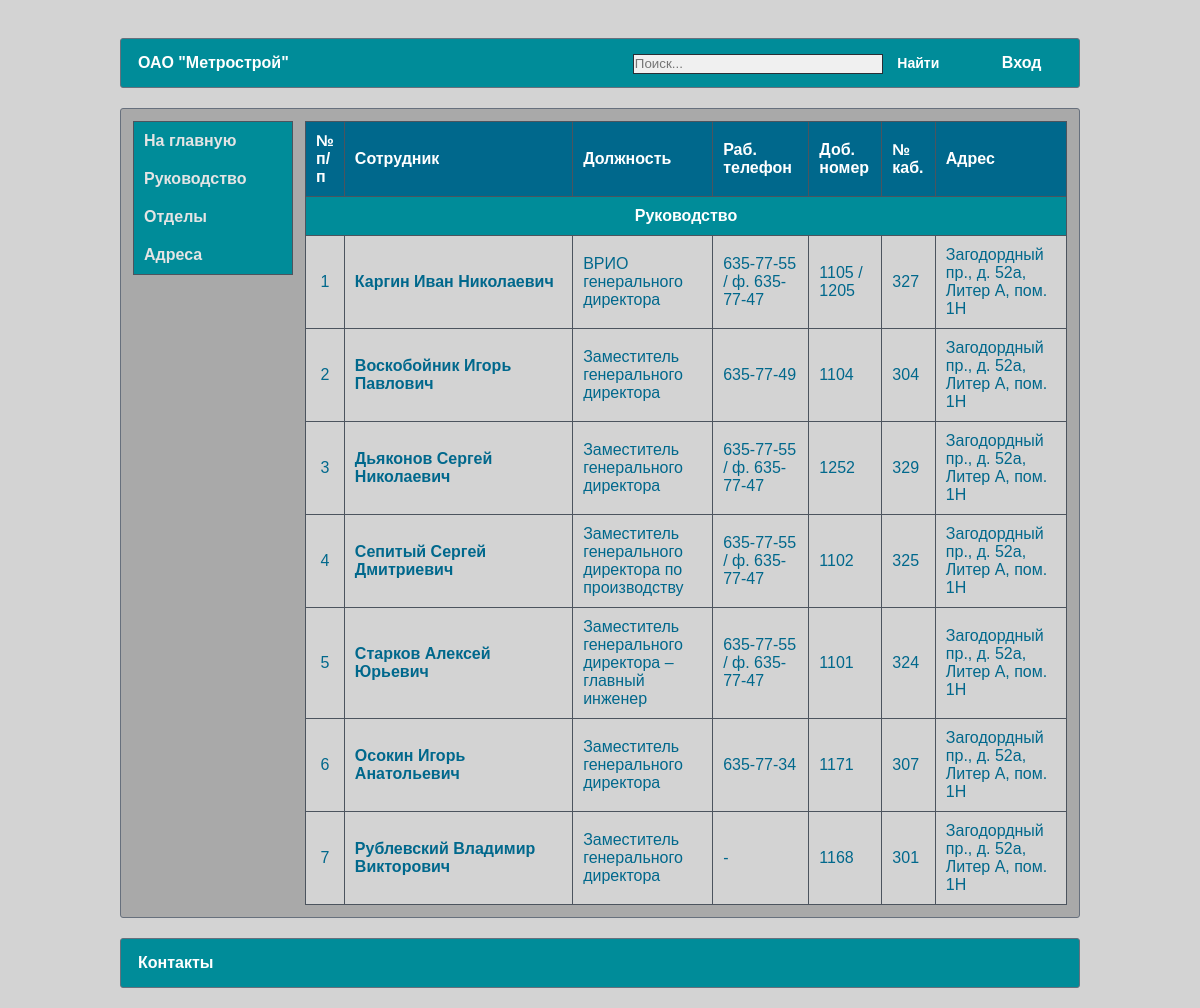
Page /governance/ on the committed database.
### catalog/models.py (models this page shows, shortened)
class Department(models.Model):
    name = models.TextField(max_length=150, verbose_name="Наименование отдела/подзразделения")
    short_name = models.CharField(max_length=50, verbose_name="Сокращенное название", null=True, blank=True)
    adress = models.ForeignKey('AdressDepartment', on_delete=models.SET_NULL, verbose_name="Местонахождение", null=True, blank=True)
    priority = models.IntegerField(verbose_name="Приоритет", null=False, blank=False, default=1)
    class Meta:
        ordering = ["priority"]

class Employee(models.Model):
    surname = models.CharField(max_length=30, verbose_name='Фамилия')
    name = models.CharField(max_length=30, verbose_name='Имя')
    patronymic = models.CharField(max_length=30, verbose_name='Отчество', null=True, blank=True)
    position = models.TextField(max_length=100, verbose_name='Должность', null=True, blank=True)
    department = models.ForeignKey('Department', on_delete=models.SET_NULL, verbose_name='Отдел/подзразделение', null=True, blank=True)
    phone_work = models.CharField(max_length=15, verbose_name='Рабочий телефон', null=True, blank=True)
    phone_work_additional = models.CharField(max_length=10, verbose_name='Добавочный номер', null=True, blank=True)
    phone_mob = models.CharField(max_length=30, verbose_name='Мобильный телефон', null=True, blank=True)
    email = models.EmailField(null=True, blank=True)
    office = models.CharField(max_length=10, verbose_name='№ кабинета', null=True, blank=True)
    dob = models.CharField(max_length=20, verbose_name='Дата рождения', null=True, blank=True)
    class Meta:
        ordering = ["id"]
    def get_absolute_url(self):
        return reverse('employee', args=[str(self.id)])
    def __str__(self):
        full_name = self.surname + " " + self.name
        if self.patronymic:
            full_name += " " + self.patronymic
        return full_name

class AdressDepartment(models.Model):
    street = models.CharField(max_length=30, verbose_name="Улица")
    building = models.CharField(max_length=10, verbose_name="Дом/Строение")
    letter = models.CharField(max_length=20, verbose_name="Корпус/Литера", null=True, blank=True)
    room = models.CharField(max_length=20, verbose_name="Помещение", null=True, blank=True)
    class Meta:
        ordering = ["street"]
    def __str__(self):
        full_adress = self.street + ", " + self.building
        if self.letter:
            full_adress += ", " + self.letter
        if self.room:
            full_adress += ", " + self.room
        return full_adress

### catalog/views.py (the view)
# urls.py: path('governance/', GovernanceView.as_view(), name='governance'),
class GovernanceView(View):
    def get(self, request):
        employees = Employee.objects.all()
        departments = Department.objects.filter(name='Руководство')
        context = {"employees": employees, "departments": departments}
        return render(request, 'catalog/index.html', context)

### templates/catalog/index.html (shortened to what this page needs)
{% extends "catalog/base.html" %}
{% load static %}
{% block content %}
        <table class="bordered">
            <thead>
            <tr>
                <th>№ п/п</th>
                <th>Сотрудник</th>
                <th>Должность</th>
                <th>Раб. телефон</th>
                <th>Доб. номер</th>
                <th>№ каб.</th>
                <th>Адрес</th>
            </tr>
            </thead>
            <tbody>
            {% for department in departments %}
                <tr>
                    <td colspan="7" class="trdep">{{ department.name }}</td>
                </tr>
                {% for employee in employees  %}
                    {% if employee.department == department %}
                        <tr>
                            <td align="center" width="5%">{{ forloop.counter }}</td>
                            <td width="30%">
                                <b><a href="{{ employee.get_absolute_url }}">
                                    {{ employee }}
                                </a></b>
                            </td>
                            <td>{{ employee.position|default_if_none:"-" }}</td>
                            <td>{{ employee.phone_work|default_if_none:"-" }}</td>
                            <td>{{ employee.phone_work_additional|default_if_none:"-" }}</td>
                            <td>{{ employee.office|default_if_none:"-" }}</td>
                            <td>{{ department.adress|default_if_none:"-" }}</td>
                        </tr>
                    {% endif %}
                {% endfor %}
            {% endfor %}
            </tbody>
        </table>
{% endblock %}

### catalog/static/catalog/style.css (style rules this page uses)
* { margin: 0; padding: 0; }
a { color: #00688c; text-decoration: none; }
html,body { width: 100%; height: 100%; }
body { background: #d3d3d3; font-family: Arial; font-size: 14px; color: white; line-height: 18px; }
table.bordered { border-collapse: collapse; border: 1px solid #292e35; width: 100%; background-color: #d3d3d3; border-radius: 3px; border-spacing: 0; }
table.bordered th { padding: 10px; vertical-align: center; border: 1px solid #4c545e; }
table.bordered td { padding: 10px; vertical-align: center; border: 1px solid #4c545e; color: #00688c; }
.trdep { text-align: center; font-weight: bold; color: white !important; background-color: #008c99; }
table.bordered th { background-color: #00688c; text-align: left; font-weight: bold; color: white; }

### rows in the picture
Department: name "Руководство", adress "Загодордный пр., д. 52а, Литер А, пом. 1Н"
Employee: surname+name+patronymic "Каргин Иван Николаевич", position "ВРИО генерального директора", phone_work "635-77-55 / ф. 635-77-47", phone_work_additional "1105 / 1205", office "327"
Employee: surname+name+patronymic "Воскобойник Игорь Павлович", position "Заместитель генерального директора", phone_work "635-77-49", phone_work_additional "1104", office "304"
Employee: surname+name+patronymic "Дьяконов Сергей Николаевич", position "Заместитель генерального директора", phone_work "635-77-55 / ф. 635-77-47", phone_work_additional "1252", office "329"
Employee: surname+name+patronymic "Cепитый Сергей Дмитриевич", position "Заместитель генерального директора по производству", phone_work "635-77-55 / ф. 635-77-47", phone_work_additional "1102", office "325"
Employee: surname+name+patronymic "Старков Алексей Юрьевич", position "Заместитель генерального директора – главный инженер", phone_work "635-77-55 / ф. 635-77-47", phone_work_additional "1101", office "324"
Employee: surname+name+patronymic "Осокин Игорь Анатольевич", position "Заместитель генерального директора", phone_work "635-77-34", phone_work_additional "1171", office "307"
Employee: surname+name+patronymic "Рублевский Владимир Викторович", position "Заместитель генерального директора", phone_work "-", phone_work_additional "1168", office "301"
